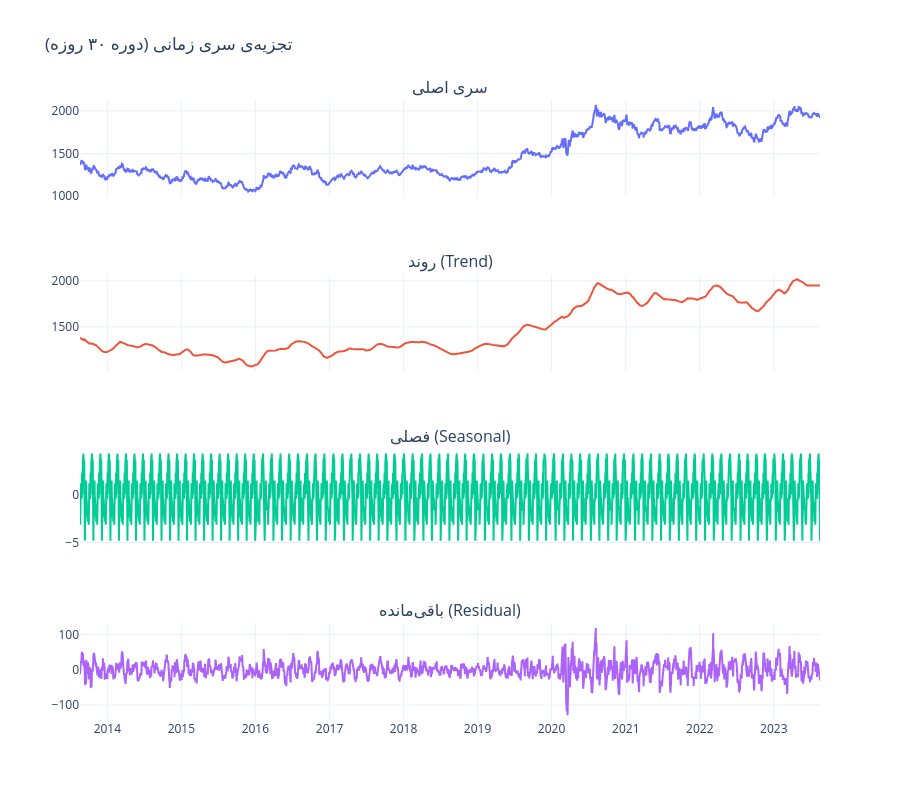

Write notebook code for a chart like this one.
### Code cell
decomposition = seasonal_decompose(df_clean.set_index("Date")[TARGET_COL], model="additive", period=30, extrapolate_trend="freq")

fig = make_subplots(rows=4, cols=1, shared_xaxes=True,
                     subplot_titles=("سری اصلی", "روند (Trend)", "فصلی (Seasonal)", "باقیمانده (Residual)"))
fig.add_trace(go.Scatter(x=decomposition.observed.index, y=decomposition.observed, name="Observed"), row=1, col=1)
fig.add_trace(go.Scatter(x=decomposition.trend.index, y=decomposition.trend, name="Trend"), row=2, col=1)
fig.add_trace(go.Scatter(x=decomposition.seasonal.index, y=decomposition.seasonal, name="Seasonal"), row=3, col=1)
fig.add_trace(go.Scatter(x=decomposition.resid.index, y=decomposition.resid, name="Residual"), row=4, col=1)
fig.update_layout(height=800, title="تجزیهی سری زمانی (دوره ۳۰ روزه)", template="plotly_white", showlegend=False)
fig.show()

### Figure 1 — Plotly figure (JSON) as saved in the notebook; plotly's stock layout.template omitted (floating-point values rounded to 4 significant figures; data arrays with more than 128 entries replaced by an {"elided": "..."} marker saying what was removed)
{"data": [{"name": "Observed", "type": "scatter", "x": {"elided": "2539 str values"}, "xaxis": "x", "y": {"elided": "2539 float values"}, "yaxis": "y"}, {"name": "Trend", "type": "scatter", "x": {"elided": "2539 str values"}, "xaxis": "x2", "y": {"elided": "2539 float values"}, "yaxis": "y2"}, {"name": "Seasonal", "type": "scatter", "x": {"elided": "2539 str values"}, "xaxis": "x3", "y": {"elided": "2539 float values"}, "yaxis": "y3"}, {"name": "Residual", "type": "scatter", "x": {"elided": "2539 str values"}, "xaxis": "x4", "y": {"elided": "2539 float values"}, "yaxis": "y4"}], "layout": {"annotations": [{"font": {"size": 16}, "showarrow": false, "text": "سری اصلی", "x": 0.5, "xanchor": "center", "xref": "paper", "y": 1, "yanchor": "bottom", "yref": "paper"}, {"font": {"size": 16}, "showarrow": false, "text": "روند (Trend)", "x": 0.5, "xanchor": "center", "xref": "paper", "y": 0.7188, "yanchor": "bottom", "yref": "paper"}, {"font": {"size": 16}, "showarrow": false, "text": "فصلی (Seasonal)", "x": 0.5, "xanchor": "center", "xref": "paper", "y": 0.4375, "yanchor": "bottom", "yref": "paper"}, {"font": {"size": 16}, "showarrow": false, "text": "باقیمانده (Residual)", "x": 0.5, "xanchor": "center", "xref": "paper", "y": 0.1562, "yanchor": "bottom", "yref": "paper"}], "height": 800, "showlegend": false, "title": {"text": "تجزیهی سری زمانی (دوره ۳۰ روزه)"}, "xaxis": {"anchor": "y", "domain": [0, 1], "matches": "x4", "showticklabels": false}, "xaxis2": {"anchor": "y2", "domain": [0, 1], "matches": "x4", "showticklabels": false}, "xaxis3": {"anchor": "y3", "domain": [0, 1], "matches": "x4", "showticklabels": false}, "xaxis4": {"anchor": "y4", "domain": [0, 1]}, "yaxis": {"anchor": "x", "domain": [0.8438, 1]}, "yaxis2": {"anchor": "x2", "domain": [0.5625, 0.7188]}, "yaxis3": {"anchor": "x3", "domain": [0.2812, 0.4375]}, "yaxis4": {"anchor": "x4", "domain": [0, 0.1562]}}}
